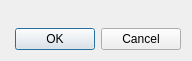
<?xml version="1.0" encoding="UTF-8"?>
<ui version="4.0">
 <class>ObjectEditorWindowBaseClass</class>
 <widget class="QDialog" name="ObjectEditorWindowBaseClass">
  <property name="geometry">
   <rect>
    <x>0</x>
    <y>0</y>
    <width>192</width>
    <height>61</height>
   </rect>
  </property>
  <property name="windowTitle">
   <string>ObjectEditorWindowBase</string>
  </property>
  <layout class="QVBoxLayout" name="verticalLayout" stretch="1,0">
   <item>
    <widget class="QWidget" name="objectEditorPane" native="true">
     <layout class="QVBoxLayout" name="verticalLayout_2">
      <property name="margin">
       <number>0</number>
      </property>
     </layout>
    </widget>
   </item>
   <item>
    <widget class="QDialogButtonBox" name="buttonBox">
     <property name="standardButtons">
      <set>QDialogButtonBox::Cancel|QDialogButtonBox::Ok</set>
     </property>
    </widget>
   </item>
  </layout>
 </widget>
 <layoutdefault spacing="6" margin="11"/>
 <resources/>
 <connections>
  <connection>
   <sender>buttonBox</sender>
   <signal>rejected()</signal>
   <receiver>ObjectEditorWindowBaseClass</receiver>
   <slot>reject()</slot>
   <hints>
    <hint type="sourcelabel">
     <x>143</x>
     <y>33</y>
    </hint>
    <hint type="destinationlabel">
     <x>117</x>
     <y>22</y>
    </hint>
   </hints>
  </connection>
 </connections>
</ui>
